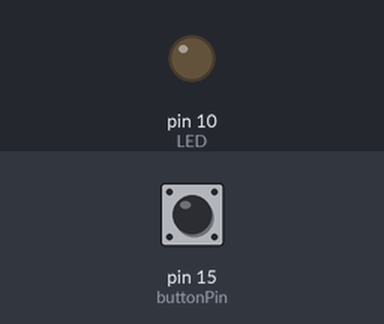
This sketch was run on a simulated Arduino Uno, built with avr-gcc and run on an emulated ATmega328P. Shown: output pins drawn as LEDs (lit = HIGH). The test bench sets the inputs (shaded band); at power-on: pin 15 (buttonPin) LOW.

Above: at 1.2 s.
1.3 s: pin 15 (buttonPin) pulled HIGH for 0.15 s
At 1.37 s:
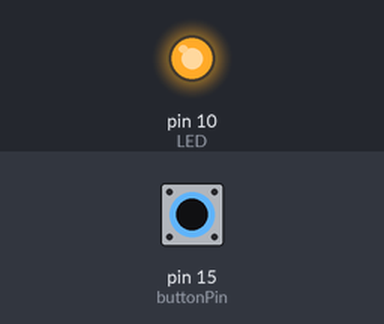
2.9 s: pin 15 (buttonPin) pulled HIGH for 3.2 s
At 6.4 s:
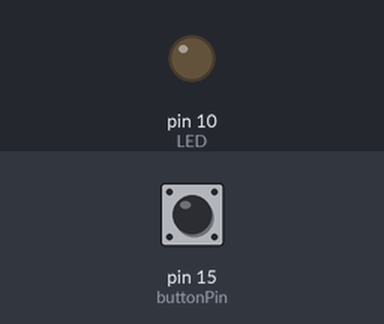
Timing chart, 0 to 7.9 s (numbered marks = the images above; inputs shaded):
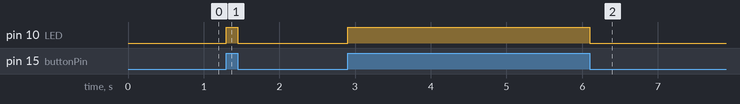

Measured:
- after the input at 1.3 s, pin 10 (LED): LOW → HIGH at once, → LOW 0.15 s later
- after the input at 2.9 s, pin 10 (LED): LOW → HIGH at once, → LOW 3.2 s later

The sketch:

led_button.ino
```cpp
const int buttonPin = 15;
const int LED = 10;

int buttonState = 0;

void setup(){
  pinMode(LED, OUTPUT);
  pinMode(buttonPin, INPUT);
}

void loop(){
  buttonState = digitalRead(buttonPin);
  if(buttonState == HIGH){
   digitalWrite(LED, HIGH);

  } else {
   digitalWrite(LED, LOW);
  }
}
```
